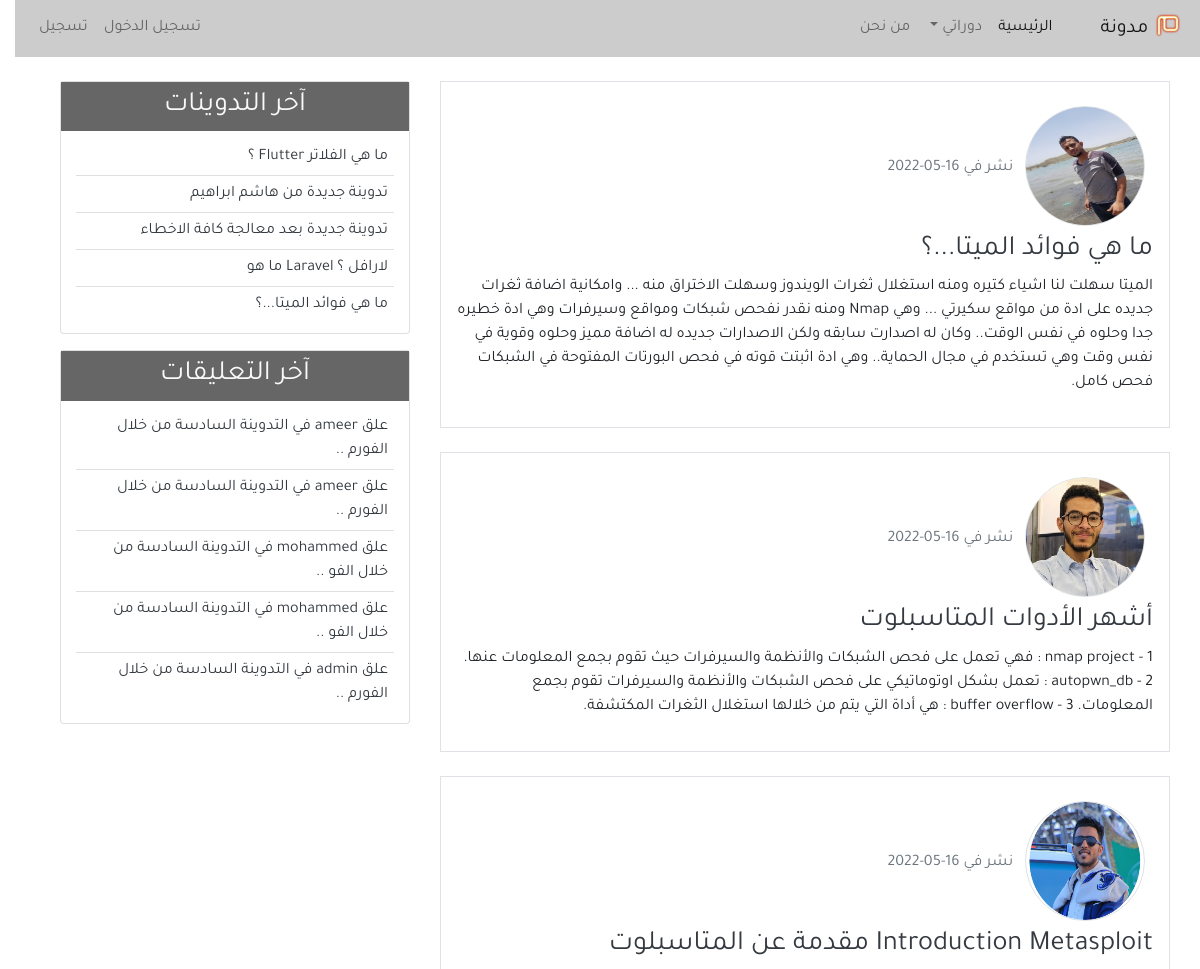
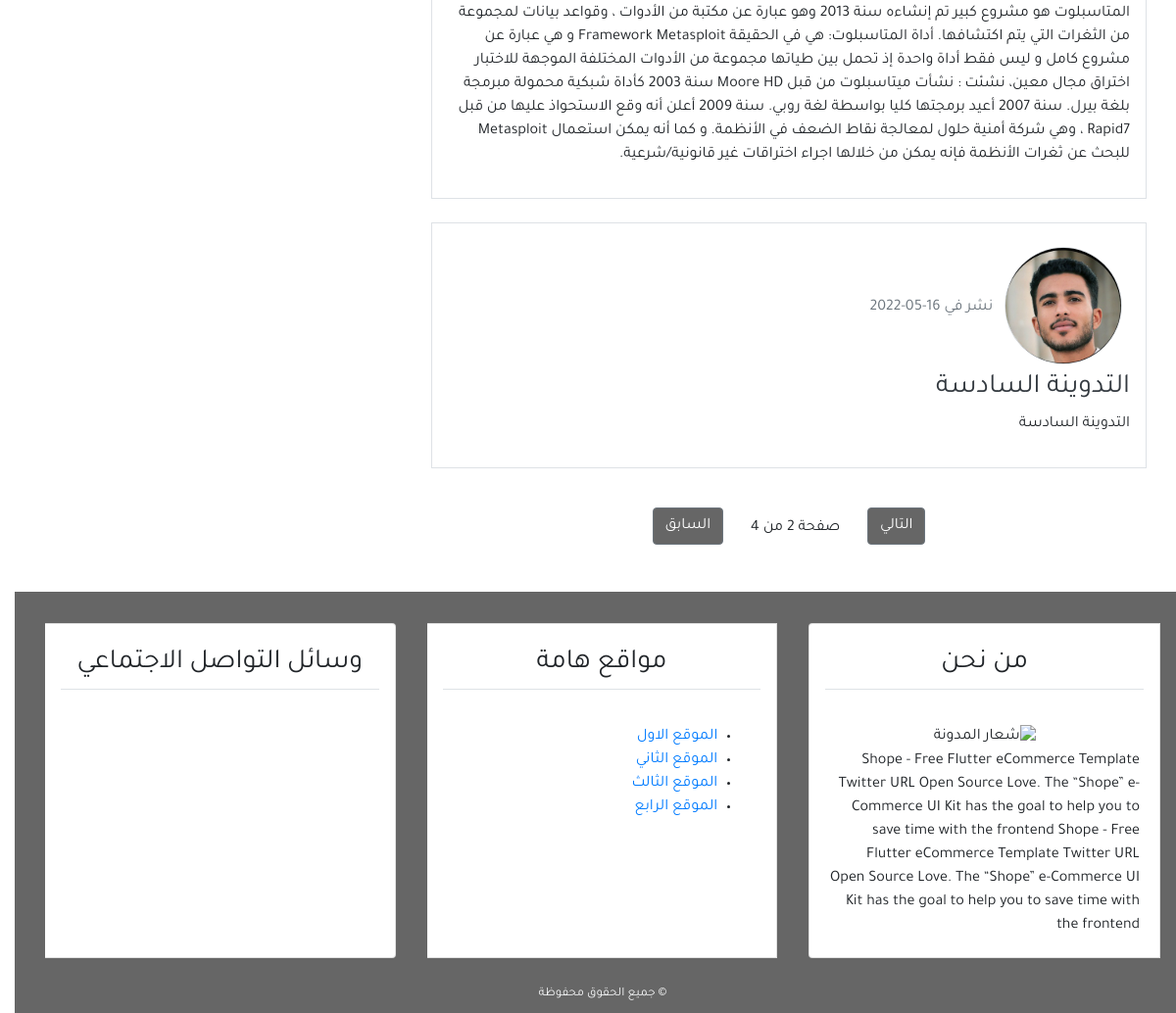
Screenshot of /?page=2 with the database file from the repository (2 pictures, top to bottom).
### app_blog/models.py (models this page shows, shortened)
class Post(models.Model):
    title = models.CharField(max_length=100)
    content = models.TextField()
    post_date = models.DateTimeField(default=timezone.now)
    post_update = models.DateTimeField(auto_now=True)
    author = models.ForeignKey(User, on_delete=models.CASCADE)
    class Meta:
        ordering = ('-post_date', )

class Comment(models.Model):
    name = models.CharField(max_length=50, verbose_name='الاسم')
    email = models.EmailField(verbose_name='البريد الإلكتروني')
    body = models.TextField(verbose_name='التعليق')
    comment_date = models.DateTimeField(auto_now_add=True)
    active = models.BooleanField(default=False)
    post = models.ForeignKey(
        Post, on_delete=models.CASCADE, related_name='comments')
    class Meta:
        ordering = ('-comment_date', )

### app_user/models.py (models this page shows, shortened)
class Profile(models.Model):
    image = models.ImageField(default='default.jpg', upload_to='profile_pics')
    user = models.OneToOneField(User, on_delete=models.CASCADE)

### app_blog/views.py (the view)
# urls.py: path('', views.home, name='home'),
def home(request):
    posts = Post.objects.all()
    paginator = Paginator(posts, 4) # اظهار عدد التدوينات
    page = request.GET.get('page')
    try:
        posts = paginator.page(page)
    except PageNotAnInteger:
        posts = paginator.page(1)
    except EmptyPage:
        posts = paginator.page(paginator.num_pages)
    context = {
        'title': 'الصفحة الرئيسية',
        'posts': posts,
        'page' : page,
    }
    return render(request, 'app_blog/index.html', context)

### app_blog/templatetags/post_tag.py (called while the page is built)
@register.inclusion_tag('app_blog/latest_posts.html')
def latest_posts():
    context = {
        'l_posts': Post.objects.all()[0:5],
    }
    return context

@register.inclusion_tag('app_blog/latest_comments.html')
def latest_comments():
    context = {
        'l_comments': Comment.objects.filter(active=True)[:5],
    }
    return context

### app_blog/templates/app_blog/index.html (shortened to what this page needs)
{% extends 'app_blog/base.html' %}
{% block content %}
{% for post in posts %}
<div class="border p-3 mb-4">
  <img
    class="img-fluid rounded-circle border m-2"
    style="width: 120px; height: 120px"
    width="70px"
    src="{{post.author.profile.image.url}}"
    alt="صورة الناشر"
  />
  <span class="text-secondary">نشر في {{post.post_date|date:'d-m-Y'}}</span>
  <h3>
    <a class="text-dark" href="{% url 'detail' post.id %}">{{post.title}}</a>
  </h3>
  <p>{{post.content}}</p>
</div>
{% endfor %}
{% include 'app_blog/pagination.html' with page=posts%}
{% endblock content %}

### app_blog/templates/app_blog/latest_posts.html
<ul class="list-group-flush latest-post">
  {% for post in l_posts %}
  <li class="list-group-item latest-post-item">
    <a class="text-dark" href="{% url 'detail' post.id %}">{{post.title}}</a>
  </li>
  {% endfor %}
</ul>

### app_blog/templates/app_blog/latest_comments.html
<ul class="list-group-flush latest-comment">
  {% for comment in l_comments %}
  <li class="list-group-item latest-comment-item">
    <a class="text-dark" href="{% url 'detail' comment.post.id %}">
      {% if comment.body|length > 40 %} {{comment.body|slice:'45'}} ..
      {% else %}
      {{comment.body}} {% endif %}
    </a>
  </li>
  {% empty %}
  <li class="list-group-item latest-comment-item">لا يوجد تعليقات</li>
  {% endfor %}
</ul>

### app_blog/static/app_blog/css/main.css (style rules this page uses)
html, body { direction: rtl; text-align: right; }
body { font-family: "Tajawal", sans-serif; }
.latest-post, .latest-comment { padding: 0 15px; }
.latest-post .latest-post-item, .latest-comment .latest-comment-item { padding: 6px; }
.latest-post li:first-child, .latest-comment li:first-child { border-top: 0; }
.latest-post li:last-child, .latest-comment li:last-child { border-bottom: 0; padding-bottom: 0; }

### rows the page displays
Post: author.profile.image (picture), post_date "16-05-2022", title "ما هي فوائد الميتا...؟", content "الميتا سهلت لنا اشياء كتيره ومنه استغلال ثغرات الويندوز وسهلت الاختراق منه ... وامكانية اضافة ثغرات جديده على ادة من مواقع سكيرتي ... وهي Nmap ومنه نقدر نفحص شبكات ومواقع وسيرفرات وهي ادة خطيره جدا وحلوه في نفس الوقت.. وكان له اصدارت سابقه ولكن الاصدارات جديده له اضافة مميز وحلوه وقوية في نفس وقت وهي تستخدم في مجال الحماية.. وهي ادة اثبتت قوته في فحص البورتات المفتوحة في الشبكات فحص كامل."
Post: author.profile.image (picture), post_date "16-05-2022", title "أشهر الأدوات المتاسبلوت", content "1 - nmap project : فهي تعمل على فحص الشبكات والأنظمة والسيرفرات حيث تقوم بجمع المعلومات عنها. 2 - autopwn_db : تعمل بشكل اوتوماتيكي على فحص الشبكات والأنظمة والسيرفرات تقوم بجمع المعلومات. 3 - buffer overflow : هي أداة التي يتم من خلالها استغلال الثغرات المكتشفة."
Post: author.profile.image (picture), post_date "16-05-2022", title "Introduction Metasploit مقدمة عن المتاسبلوت", content "المتاسبلوت هو مشروع كبير تم إنشاءه سنة 2013 وهو عبارة عن مكتبة من الأدوات ، وقواعد بيانات لمجموعة من الثغرات التي يتم اكتشافها. أداة المتاسبلوت: هي في الحقيقة Framework Metasploit و هي عبارة عن مشروع كامل و ليس فقط أداة واحدة إذ تحمل بين طياتها مجموعة من الأدوات المختلفة الموجهة للاختبار اختراق مجال معين، نشئت : نشأت ميتاسبلوت من قبل Moore HD سنة 2003 كأداة شبكية محمولة مبرمجة بلغة بيرل. سنة 2007 أعيد برمجتها كليا بواسطة لغة روبي. سنة 2009 أعلن أنه وقع الاستحواذ عليها من قبل Rapid7 ، وهي شركة أمنية حلول لمعالجة نقاط الضعف في الأنظمة. و كما أنه يمكن استعمال Metasploit للبحث عن ثغرات الأنظمة فإنه يمكن من خلالها اجراء اختراقات غير قانونية/شرعية."
Post: author.profile.image (picture), post_date "16-05-2022", title "التدوينة السادسة", content "التدوينة السادسة"
Post: title "تدوينة جديدة من هاشم ابراهيم"
Post: title "تدوينة جديدة بعد معالجة كافة الاخطاء"
Post: title "لارافل ؟ Laravel ما هو"
Comment: body "علق ameer في التدوينة السادسة من خلال الفورم"
Comment: body "علق ameer في التدوينة السادسة من خلال الفورم"
Comment: body "علق mohammed في التدوينة السادسة من خلال الفو"
Comment: body "علق mohammed في التدوينة السادسة من خلال الفو"
Comment: body "علق admin في التدوينة السادسة من خلال الفورم"

### other values shown
{{ page.number }} "2"
